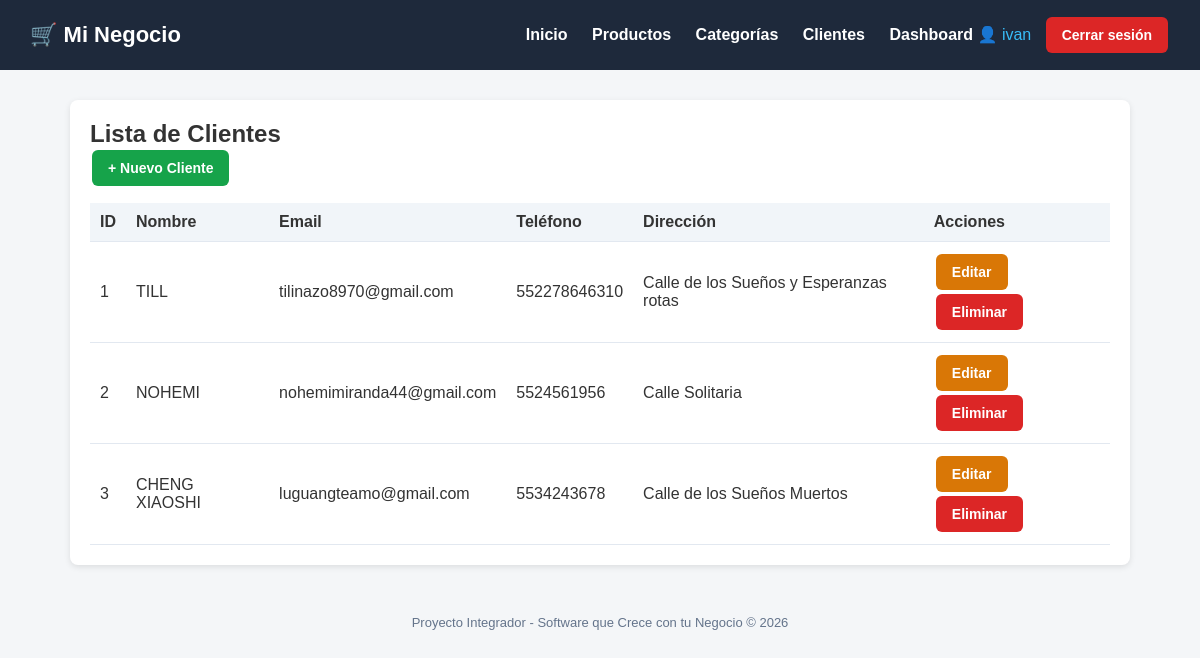
The app's page /clientes/ (signed in) with its own data.
### tienda/models.py (models this page shows, shortened)
class Cliente(models.Model):
    nombre = models.CharField(max_length=200)
    email = models.EmailField()
    telefono = models.CharField(max_length=20)
    direccion = models.TextField()
    fecha_registro = models.DateTimeField(auto_now_add=True)
    class Meta:
        verbose_name = "Cliente"
        verbose_name_plural = "Clientes"

### tienda/views.py (the view)
# urls.py: path("clientes/", views.lista_clientes, name="lista_clientes"),
@login_required
def lista_clientes(request):
    clientes = Cliente.objects.all()
    return render(
        request, "tienda/clientes/lista.html", {"clientes": clientes}
    )

### tienda/templates/tienda/clientes/lista.html (shortened to what this page needs)
{% extends 'base.html' %}
{% block content %}
    <div class="card">
        <h2>Lista de Clientes</h2>
        <a href="{% url 'crear_cliente' %}" class="btn btn-success">+ Nuevo Cliente</a>
        <table>
            <thead>
                <tr>
                    <th>ID</th>
                    <th>Nombre</th>
                    <th>Email</th>
                    <th>Teléfono</th>
                    <th>Dirección</th>
                    <th>Acciones</th>
                </tr>
            </thead>
            <tbody>
                {% for cliente in clientes %}
                    <tr>
                        <td>{{ cliente.id }}</td>
                        <td>{{ cliente.nombre }}</td>
                        <td>{{ cliente.email }}</td>
                        <td>{{ cliente.telefono }}</td>
                        <td>{{ cliente.direccion }}</td>
                        <td>
                            <a href="{% url 'editar_cliente' cliente.pk %}" class="btn btn-warning">Editar</a>
                            <a href="{% url 'eliminar_cliente' cliente.pk %}" class="btn btn-danger">Eliminar</a>
                        </td>
                    </tr>
                {% empty %}
                    <tr>
                        <td colspan="6">No hay clientes registrados.</td>
                    </tr>
                {% endfor %}
            </tbody>
        </table>
    </div>
{% endblock %}

### tienda/templates/base.html (shortened to what this page needs)
<!DOCTYPE html>
<html lang="es">
<head>
</head>
<body>
    <header>
        <h1>🛒 Mi Negocio</h1>
        <nav>
            <a href="{% url 'inicio' %}">Inicio</a>
            <a href="{% url 'lista_productos' %}">Productos</a>
            <a href="{% url 'lista_categorias' %}">Categorías</a>
            <a href="{% url 'lista_clientes' %}">Clientes</a>
            {% if user.is_authenticated %}
                <a href="{% url 'dashboard' %}">Dashboard</a>
                <span style="color: #38bdf8;">👤 {{ user.username }}</span>
                <form action="{% url 'logout' %}" method="post" style="display: inline;">
                    <button type="submit" class="btn btn-danger" style="margin-left: 10px;">Cerrar sesión</button>
                </form>
            {% else %}
                <a href="{% url 'login' %}">Iniciar sesión</a>
            {% endif %}
        </nav>
    </header>
    <div class="container">
        {% block content %}{% endblock %}
    </div>
    <footer>
        Proyecto Integrador - Software que Crece con tu Negocio &copy; {% now "Y" %}
    </footer>
</body>
</html>

### tienda/templates/base.html (style rules this page uses)
* { margin: 0; padding: 0; box-sizing: border-box; }
body { font-family: Arial, sans-serif; background: #f4f6f8; color: #333; }
header { background: #1e293b; color: #fff; padding: 15px 30px; display: flex; justify-content: space-between; align-items: center; }
header h1 { font-size: 22px; }
header nav a { color: #fff; text-decoration: none; margin-left: 20px; font-weight: bold; }
.container { max-width: 1100px; margin: 30px auto; padding: 0 20px; }
.card { background: #fff; border-radius: 8px; padding: 20px; box-shadow: 0 2px 6px rgba(0,0,0,0.1); margin-bottom: 20px; }
.btn { display: inline-block; padding: 10px 16px; border-radius: 6px; text-decoration: none; color: #fff; font-weight: bold; border: none; cursor: pointer; font-size: 14px; margin: 2px; }
.btn-success { background: #16a34a; }
.btn-danger { background: #dc2626; }
.btn-warning { background: #d97706; }
table { width: 100%; border-collapse: collapse; margin-top: 15px; }
th, td { padding: 10px; text-align: left; border-bottom: 1px solid #e2e8f0; }
th { background: #f1f5f9; }
footer { text-align: center; padding: 20px; color: #64748b; font-size: 13px; }

### records on screen
Cliente: id "1", nombre "TILL", email "tilinazo8970@gmail.com", telefono "552278646310", direccion "Calle de los Sueños y Esperanzas rotas"
Cliente: id "2", nombre "NOHEMI", email "nohemimiranda44@gmail.com", telefono "5524561956", direccion "Calle Solitaria"
Cliente: id "3", nombre "CHENG XIAOSHI", email "luguangteamo@gmail.com", telefono "5534243678", direccion "Calle de los Sueños Muertos"

### other values on screen
{{ user.username }} "ivan"
